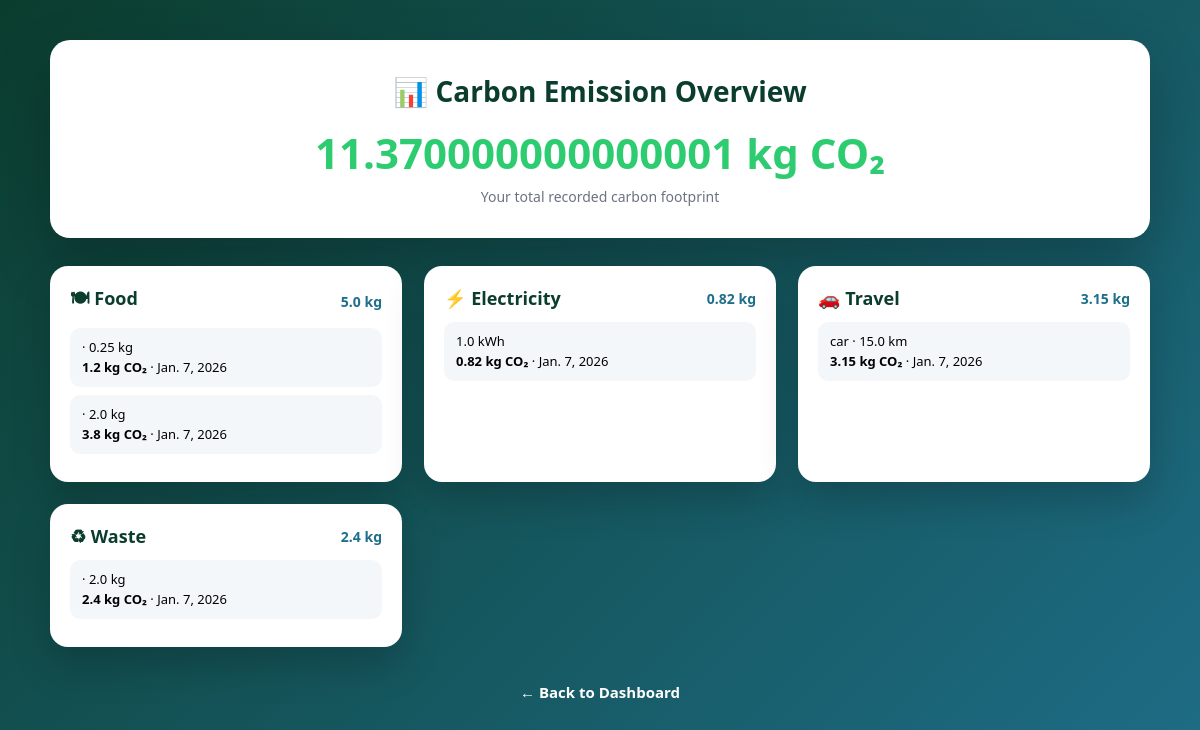
/dashboard/summary/ (signed in), run on the app's committed database.
### dashboard/models.py (models this page shows, shortened)
class FoodConsumption(models.Model):
    user = models.ForeignKey(User, on_delete=models.CASCADE)
    food = models.ForeignKey(FoodEmissionFactor, on_delete=models.CASCADE)
    quantity_kg = models.FloatField()
    carbon_kg = models.FloatField()
    date = models.DateField(auto_now_add=True)

class ElectricityUsage(models.Model):
    user = models.ForeignKey(User, on_delete=models.CASCADE)
    units_kwh = models.FloatField()
    carbon_kg = models.FloatField()
    date = models.DateField(auto_now_add=True)

class Travel(models.Model):
    user = models.ForeignKey(User, on_delete=models.CASCADE)
    mode = models.CharField(max_length=50)   # car, bus, train, flight
    distance_km = models.FloatField()
    carbon_kg = models.FloatField()
    date = models.DateField(auto_now_add=True)

class WasteSegregation(models.Model):
    user = models.ForeignKey(User, on_delete=models.CASCADE)
    quantity_kg = models.FloatField()
    carbon_kg = models.FloatField()
    date = models.DateField(auto_now_add=True)

### dashboard/views.py (the view)
# urls.py: path("summary/", views.carbon_summary, name="carbon_summary"),
@login_required
def carbon_summary(request):
    food_data = FoodConsumption.objects.filter(user=request.user)
    electricity_data = ElectricityUsage.objects.filter(user=request.user)
    travel_data = Travel.objects.filter(user=request.user)
    waste_data = WasteSegregation.objects.filter(user=request.user)
    food_total = sum(item.carbon_kg for item in food_data)
    electricity_total = sum(item.carbon_kg for item in electricity_data)
    travel_total = sum(item.carbon_kg for item in travel_data)
    waste_total = sum(item.carbon_kg for item in waste_data)
    overall_total = (
        food_total
        + electricity_total
        + travel_total
        + waste_total
    )
    context = {
        "food_data": food_data,
        "electricity_data": electricity_data,
        "travel_data": travel_data,
        "waste_data": waste_data,
        "food_total": food_total,
        "electricity_total": electricity_total,
        "travel_total": travel_total,
        "waste_total": waste_total,
        "overall_total": overall_total,
    }
    return render(request, "carbon_summary.html", context)

### templates/carbon_summary.html (shortened to what this page needs)
<!DOCTYPE html>
<html lang="en">
<head>
</head>
<body>
<div class="summary-wrapper">
    <div class="summary-header">
        <h1>📊 Carbon Emission Overview</h1>
        <div class="overall-value">{{ overall_total }} kg CO₂</div>
        <div class="overall-sub">Your total recorded carbon footprint</div>
    </div>
    <div class="summary-grid">
        <div class="category-card">
            <div class="category-title">
                <h3>🍽 Food</h3>
                <div class="category-total">{{ food_total }} kg</div>
            </div>
            <ul class="category-list">
                {% for item in food_data %}
                <li>
                    {{ item.food_type }} · {{ item.quantity_kg }} kg
                    <br><strong>{{ item.carbon_kg }} kg CO₂</strong> · {{ item.date }}
                </li>
                {% empty %}
                <li class="empty">No food records</li>
                {% endfor %}
            </ul>
        </div>
        <div class="category-card">
            <div class="category-title">
                <h3>⚡ Electricity</h3>
                <div class="category-total">{{ electricity_total }} kg</div>
            </div>
            <ul class="category-list">
                {% for item in electricity_data %}
                <li>
                    {{ item.units_kwh }} kWh
                    <br><strong>{{ item.carbon_kg }} kg CO₂</strong> · {{ item.date }}
                </li>
                {% empty %}
                <li class="empty">No electricity records</li>
                {% endfor %}
            </ul>
        </div>
        <div class="category-card">
            <div class="category-title">
                <h3>🚗 Travel</h3>
                <div class="category-total">{{ travel_total }} kg</div>
            </div>
            <ul class="category-list">
                {% for item in travel_data %}
                <li>
                    {{ item.mode }} · {{ item.distance_km }} km
                    <br><strong>{{ item.carbon_kg }} kg CO₂</strong> · {{ item.date }}
                </li>
                {% empty %}
                <li class="empty">No travel records</li>
                {% endfor %}
            </ul>
        </div>
        <div class="category-card">
            <div class="category-title">
                <h3>♻ Waste</h3>
                <div class="category-total">{{ waste_total }} kg</div>
            </div>
            <ul class="category-list">
                {% for item in waste_data %}
                <li>
                    {{ item.waste_type }} · {{ item.quantity_kg }} kg
                    <br><strong>{{ item.carbon_kg }} kg CO₂</strong> · {{ item.date }}
                </li>
                {% empty %}
                <li class="empty">No waste records</li>
                {% endfor %}
            </ul>
        </div>
    </div>
    <div class="back-link">
        <a href="/dashboard/">← Back to Dashboard</a>
    </div>
</div>
</body>
</html>

### templates/carbon_summary.html (style rules this page uses)
:root { --primary: #0B3D2E; --secondary: #1F6F8B; --accent: #2ECC71; --bg-light: #F4F7F9; --text-dark: #1F2933; }
body { min-height: 100vh; margin: 0; background: linear-gradient(135deg, var(--primary), var(--secondary)); font-family: 'Segoe UI', Tahoma, Geneva, Verdana, sans-serif; display: flex; justify-content: center; padding: 40px 16px; }
.summary-wrapper { width: 100%; max-width: 1100px; }
.summary-header { background: #ffffff; border-radius: 20px; padding: 32px; box-shadow: 0 25px 55px rgba(0, 0, 0, 0.25); margin-bottom: 28px; text-align: center; }
.summary-header h1 { margin: 0; font-size: 28px; color: var(--primary); font-weight: 800; }
.overall-value { margin-top: 14px; font-size: 42px; font-weight: 800; color: var(--accent); }
.overall-sub { margin-top: 6px; font-size: 14px; color: #6b7280; }
.summary-grid { display: grid; grid-template-columns: repeat(auto-fit, minmax(260px, 1fr)); gap: 22px; }
.category-card { background: #ffffff; border-radius: 18px; padding: 20px; box-shadow: 0 18px 40px rgba(0, 0, 0, 0.2); display: flex; flex-direction: column; }
.category-title { display: flex; justify-content: space-between; align-items: center; margin-bottom: 12px; }
.category-title h3 { margin: 0; font-size: 18px; color: var(--primary); }
.category-total { font-size: 14px; font-weight: 700; color: var(--secondary); }
.category-list { list-style: none; padding: 0; margin: 0; max-height: 180px; overflow-y: auto; }
.category-list li { background: var(--bg-light); padding: 10px 12px; border-radius: 10px; font-size: 13px; margin-bottom: 8px; line-height: 1.5; }
.back-link { text-align: center; margin-top: 34px; }
.back-link a { text-decoration: none; font-weight: 700; color: white; font-size: 15px; }

### data on the page
FoodConsumption: quantity_kg "0.25", carbon_kg "1.2", date "Jan. 7, 2026"
FoodConsumption: quantity_kg "2.0", carbon_kg "3.8", date "Jan. 7, 2026"
ElectricityUsage: units_kwh "1.0", carbon_kg "0.82", date "Jan. 7, 2026"
Travel: mode "car", distance_km "15.0", carbon_kg "3.15", date "Jan. 7, 2026"
WasteSegregation: quantity_kg "2.0", carbon_kg "2.4", date "Jan. 7, 2026"

### other printed values
{{ overall_total }} "11.370000000000001"
{{ food_total }} "5.0"
{{ electricity_total }} "0.82"
{{ travel_total }} "3.15"
{{ waste_total }} "2.4"
